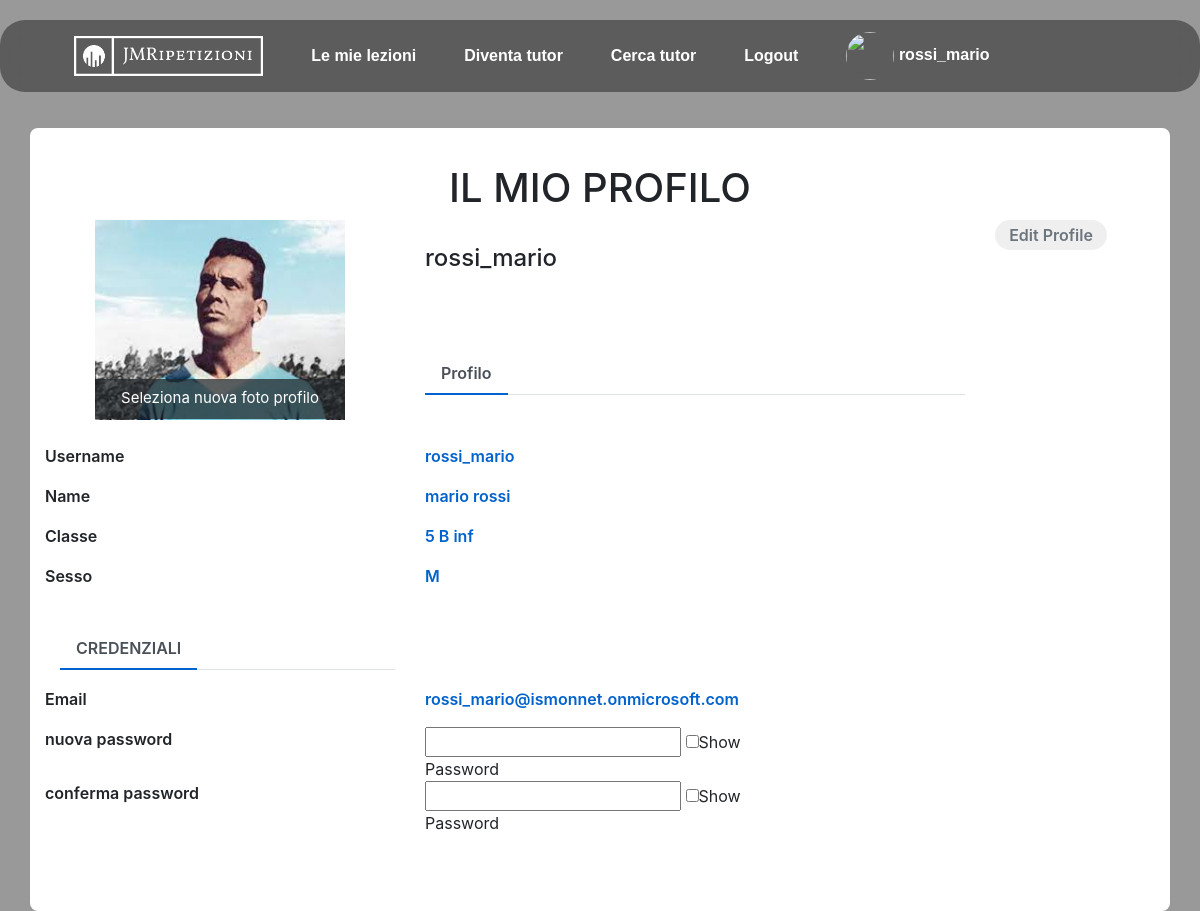
Screenshot of /profile/profile.php (signed in) with the database file from the repository.
### tables this page shows
CREATE TABLE `utente` (
  `id` int(11) NOT NULL,
  `nome_utente` varchar(50) NOT NULL,
  `email` varchar(50) NOT NULL,
  `password` varchar(50) NOT NULL,
  `immagine_profilo` varchar(1000) NOT NULL DEFAULT 'https://png.pngtree.com/png-vector/20190223/ourlarge/pngtree-profile-line-black-icon-png-image_691065.jpg',
  `anno` int(11) NOT NULL,
  `sezione` char(1) NOT NULL,
  `indirizzo` varchar(3) NOT NULL,
  `nome` varchar(50) NOT NULL,
  `cognome` varchar(50) NOT NULL,
  `numTelefono` varchar(15) DEFAULT NULL,
  `sesso` char(1) NOT NULL
);

### profile/profile.php (the view, shortened to what this page needs)
<!DOCTYPE html>
<html lang="it">
<head>
    <link rel="stylesheet" href="profilestyle.css">
    <link href="//maxcdn.bootstrapcdn.com/bootstrap/4.1.1/css/bootstrap.min.css" rel="stylesheet" id="bootstrap-css">
    <link rel="stylesheet" href="../Stylesheets/style.css">
</head>
<body>
    <?php
        include_once '../header/navbar.php';
    ?>
    <?php
    require_once '../Database/config.php';
    $id=$_SESSION['id'];
    $sql="SELECT * FROM utente WHERE id='$id'";
    if($stmt = mysqli_prepare($link,$sql)){
        if(mysqli_stmt_execute($stmt)){
            $result = mysqli_stmt_get_result($stmt);
            $row = mysqli_fetch_array($result);
        }
    }else{
        echo "something went wrong";
    }
?>
    <div class="container emp-profile">
        <h1 align="center">IL MIO PROFILO</h1>
        <form method="post" name="upImage" enctype="multipart/form-data">
            <div class="row">
                <div class="col-md-4">
                    <div class="profile-img">
                        <img  src="<?php
                            echo $row['immagine_profilo'];
                        ?>" style="width:250px;height:200px;" >
                        <div class="file btn btn-lg btn-primary" style="width:250px;height:40px;">
                            Seleziona nuova foto profilo
                        </div>
                    </div>
                </div>
                <div class="col-md-6">
                    <div class="profile-head">
                        <br>
                        <h4>
                            <?php echo $row['nome_utente']?>
                        </h4>
                        <br><br><br>
                        <ul class="nav nav-tabs" id="myTab" role="tablist">
                            <li class="nav-item">
                                <a class="nav-link active" id="home-tab" data-toggle="tab" href="#home" role="tab"
                                    aria-controls="home" aria-selected="true">Profilo</a>
                            </li>
                        </ul>
                    </div>
                </div>
                <div class="col-md-2">
                    <input type="submit" class="profile-edit-btn" name="editProfile" value="Edit Profile" />
                </div>
            </div>
        </form>
        <form action="editPassword.php" name="" method="post">
            <div class="row">
                <div class="col-md-8">
                    <div class="tab-content profile-tab" id="myTabContent">
                        <div class="tab-pane fade show active" id="home" role="tabpanel" aria-labelledby="home-tab">
                            <div class="row">
                                <div class="col-md-6">
                                    <label>Username</label>
                                </div>
                                <div class="col-md-6">
                                    <p><?php echo $row['nome_utente']?></p>
                                </div>
                            </div>
                            <div class="row">
                                <div class="col-md-6">
                                    <label>Name</label>
                                </div>
                                <div class="col-md-6">
                                    <p><?php echo $row['nome']." ".$row['cognome']?></p>
                                </div>
                            </div>
                            <div class="row">
                                <div class="col-md-6">
                                    <label>Classe</label>
                                </div>
                                <div class="col-md-6">
                                    <p><?php echo $row['anno']. " ".$row['sezione']. " ".$row['indirizzo']?></p>
                                </div>
                            </div>
                            <div class="row">
                                <div class="col-md-6">
                                    <label>Sesso</label>
                                </div>
                                <div class="col-md-6">
                                    <p><?php echo $row['sesso']?></p>
                                </div>
                            </div>
                            <div class="col-md-6">
                                <div class="profile-head">
                                    <br>
                                    <ul class="nav nav-tabs" id="myTab" role="tablist">
                                        <li class="nav-item">
                                            <a class="nav-link active" id="home-tab">CREDENZIALI</a>
                                        </li>
                                    </ul>
                                </div>
                            </div>
                        </div>
                        <div class="row">
                            <div class="col-md-6">
                                <label>Email</label>
                            </div>
                            <div class="col-md-6">
                                <p><?php echo $row['email']?></p>
                            </div>
                        </div>
                        <div class="row">
                            <div class="col-md-6">
                                <label>nuova password</label>
                            </div>
                            <div class="col-md-6">
                                <input type="password" name="password" id="password" onchange="onChange()">
                                <input type="checkbox" onclick='seePassword("password")'>Show Password
                            </div>
                        </div>
                        <div class="row">
                            <div class="col-md-6">
                                <label>conferma password</label>
                            </div>
                            <div class="col-md-6">
                                <input type="password" name="conf_password" id="conf_password" onchange="onChange()" >
                                <input type="checkbox" onclick='seePassword("conf_password")'>Show Password
                            </div>
                        </div>
                        <div class="row">
                            <div class="col-md-6">
                            </div>
                            <div class="col-md-6">
                            </div>
                        </div>
                    </div>
                </div>
            </div>
            <br>
        </form>
    </div>
</body>
</html>

### profile/profilestyle.css (style rules this page uses)
.emp-profile { padding: 3%; margin-top: 3%; margin-bottom: 3%; border-radius: 0.5rem; background: #fff; }
.profile-img { text-align: center; }
.profile-img img { width: 70%; height: 100%; }
.profile-img .file { position: relative; overflow: hidden; margin-top: -20%; width: 70%; border: none; border-radius: 0; font-size: 15px; background: #212529b8; }
.profile-edit-btn { border: none; border-radius: 1.5rem; width: 70%; padding: 2%; font-weight: 600; color: #6c757d; }
.profile-head .nav-tabs { margin-bottom:5%; }
.profile-head .nav-tabs .nav-link { font-weight:600; border: none; }
.profile-head .nav-tabs .nav-link.active { border: none; border-bottom:2px solid #0062cc; }
.profile-tab label { font-weight: 600; }
.profile-tab p { font-weight: 600; color: #0062cc; }

### Stylesheets/style.css (style rules this page uses)
body { height: 100vh; margin: 0; background-color: rgba(0, 0, 0, 0.4); background-repeat: no-repeat; background-attachment: fixed; background-position: center; display: flex; flex-flow:column; justify-content: flex-start; }
a { color: white; text-decoration: none; font-weight: bold; }

### rows the page displays
utente: immagine_profilo (picture), nome_utente "rossi_mario", nome "mario", cognome "rossi", anno "5", sezione "B", indirizzo "inf", sesso "M", email "rossi_mario@ismonnet.onmicrosoft.com"

### other values shown
$_SESSION['uname'] "rossi_mario"
